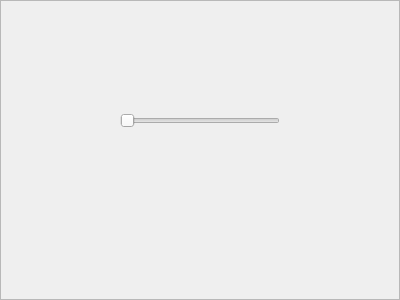
<?xml version="1.0" encoding="UTF-8"?>
<ui version="4.0">
 <class>Frame</class>
 <widget class="QFrame" name="Frame">
  <property name="geometry">
   <rect>
    <x>0</x>
    <y>0</y>
    <width>400</width>
    <height>300</height>
   </rect>
  </property>
  <property name="windowTitle">
   <string>Frame</string>
  </property>
  <property name="frameShape">
   <enum>QFrame::StyledPanel</enum>
  </property>
  <property name="frameShadow">
   <enum>QFrame::Raised</enum>
  </property>
  <widget class="QSlider" name="horizontalSlider">
   <property name="geometry">
    <rect>
     <x>120</x>
     <y>110</y>
     <width>160</width>
     <height>22</height>
    </rect>
   </property>
   <property name="orientation">
    <enum>Qt::Horizontal</enum>
   </property>
  </widget>
 </widget>
 <resources/>
 <connections/>
</ui>
